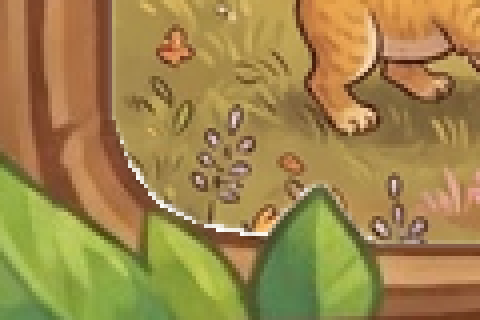
#> input picture img/_work/crop_curve_left.png, 480 x 320 px, given in place of moneda5Alargada.jpg, which was not available
$ python build_coin5_scene.py out.png
#> lines starting #> are read from the running program, lines starting #| are printed output that depends on the picture; after the words box and inside, x2 and y2 are one past the last pixel; in counts of white or black regions, pixels touching at a corner belong together; pictures that were not available may be replaced by others from this repository, and a replacement may not be noted
"""Platino: conserva la escena central de moneda5Alargada (perezoso, moneda y su rama) y toma
el entorno de moneda3Alargada (fondo del panda), fundiendo la zona central con Poisson para
que no haya saltos de tono en la union. Uso:
  /c/Python310/python img/_work/build_coin5_scene.py salida.jpg
"""
import sys
import numpy as np
from PIL import Image, ImageFilter, ImageDraw
from scipy import ndimage, sparse
from scipy.sparse.linalg import spsolve

out_path = sys.argv[1]
FG = np.asarray(Image.open('img/moneda5Alargada.jpg').convert('RGB')).astype(float); H, W, _ = FG.shape
#> after `H, W, _ = FG.shape`: H = 320; W = 480
BG = np.asarray(Image.open('img/moneda3Alargada.jpg').convert('RGB').resize((W, H), Image.LANCZOS)).astype(float)
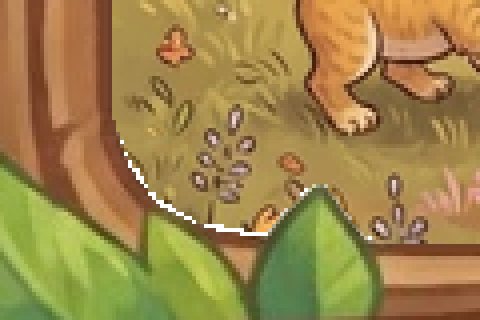
#> input picture img/_work/crop_curve_left2.png, 480 x 320 px, given in place of moneda3Alargada.jpg, which was not available
cm = Image.new('L', (W, H), 0); ImageDraw.Draw(cm).rounded_rectangle((115, 235, 575, 735), radius=120, fill=255)
#> after `cm = Image.new('L', (W, H), 0)`: cm: PIL image 480x320 L; every value is 0
#> after `ImageDraw.Draw(cm).rounded_rectangle((115, 235, 575, 735), radius=120,`:
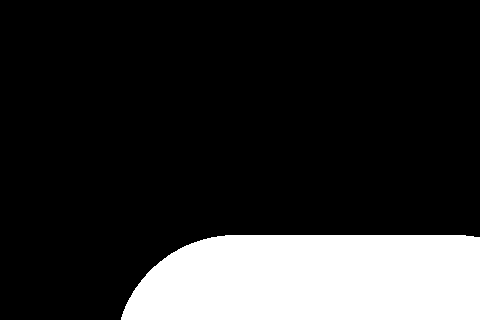
#> cm: PIL image 480x320 L; 18.2% white; 1 white region, box (x1, y1, x2, y2) and area: (121, 235, 480, 320) 27943
mask = np.asarray(cm) > 0
mask[:2] = mask[-2:] = False; mask[:, :2] = mask[:, -2:] = False
#> after `mask[:, :2] = mask[:, -2:] = False`:
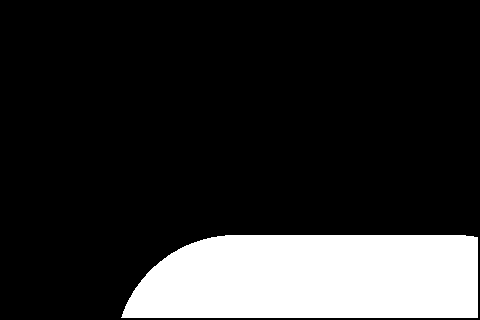
#> mask: shape (320, 480) bool; 17.6% white; 1 white region, box (x1, y1, x2, y2) and area: (121, 235, 478, 318) 27063
# Poisson: laplaciano de la escena del perezoso dentro de la mascara, borde = fondo del panda
idx = -np.ones((H, W), int); ys, xs = np.where(mask); n = len(ys); idx[ys, xs] = np.arange(n)
#> after `n = len(ys)`: n = 27063
#> after `idx[ys, xs] = np.arange(n)`:
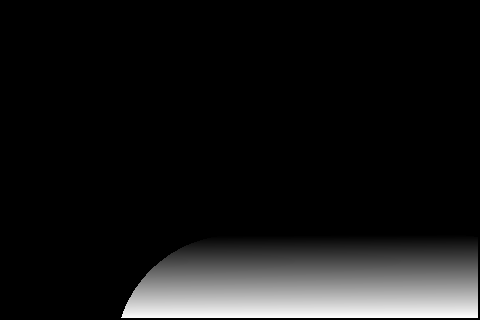
#> idx: shape (320, 480) int64; min -1, max 27062, mean 2383.2; drawn with min black and max white
rows, cols, vals = [], [], []; b = np.zeros((n, 3))
for k, (y, x) in enumerate(zip(ys, xs)):
    rows.append(k); cols.append(k); vals.append(4.0)
    lap = 4 * FG[y, x]
    for dy, dx in ((-1, 0), (1, 0), (0, -1), (0, 1)):
        yy, xx = y + dy, x + dx
        lap -= FG[yy, xx]
        j = idx[yy, xx]
        if j >= 0: rows.append(k); cols.append(j); vals.append(-1.0)
        else: b[k] += BG[yy, xx]
    b[k] += lap
#> this loop made 27063 passes
#> after the loop, cols = 134435 items; rows = 134435 items; vals = 134435 items
A = sparse.csr_matrix((vals, (rows, cols)), shape=(n, n))
out = BG.copy()
for c in range(3): out[ys, xs, c] = spsolve(A, b[:, c])
#> out: shape (320, 480, 3) float64; mean R, G, B 158.4, 133.4, 74.4
Image.fromarray(np.clip(out, 0, 255).astype(np.uint8)).save(out_path, quality=95); print('saved', out_path)
#| saved out.png
